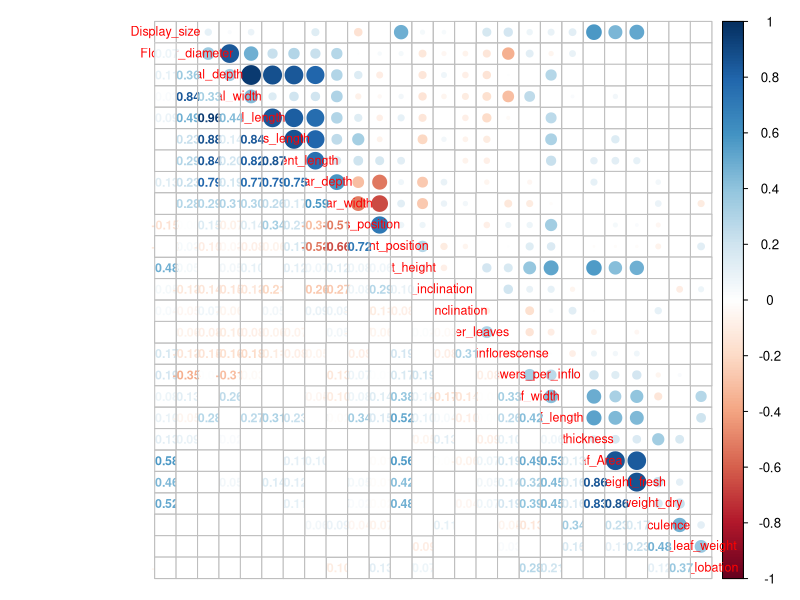

This figure's R source: (Note: this script raises an error after producing the figure.)
########################################################
############## Format data for Hypervolumes ############
########################################################

library(corrplot)
library(tidyverse)

# Load networklist if not loaded yet, names need to be reloded too
#network_list <- readRDS(file = "RDS/network_list.rds")
#nets <- readRDS(file ="RDS/ne+ts.rds")
#names(networklist) <- nets

####### Format Data ######
plant_traits <- read.table("Originals/Traits_Plants.txt", 
                       header = T)
str(plant_traits)
variable.names(plant_traits)

# Elevation as factor; drop Plot
plant_traits$Elevation <- as.factor(plant_traits$Elevation)
plant_traits <- plant_traits[,-2]

# Corrplot - Look at how traits correlate with altitude. It seems floral traits only 
# correlate weakly with altitude
vars <- c(variable.names(plant_traits[,3:28]))
mcor <- cor(plant_traits[,vars],
            use = "complete.obs")
resmcor <- cor.mtest(plant_traits[,vars],
                     use = "complete.obs")

pdf("Plots/Corrplot_Plant_Traits", 
    width = 15, 
    height = 15)

corrplot.mixed(mcor,
               number.cex = .75, 
               p.mat = resmcor$p,
               tl.cex = .75,
               insig = "blank")
dev.off()

# NOTE: Notice that there are some traits that are correlated with elevation 
resmcor$p[1,] <= 0.05 # check which traits are correlated with elevation, pooled

###################################################
######## Means from data set ######################
###################################################

#### Important Note ####
## Here, I noticed that while we have plant traits measured multiple times per 
## elevation. At several elevations, those measurements are missing for species
##  altogether. I made one major decision at this point. I averaged the 
##  measurement of every species, so as to only have one set of traits per 
##  species. And I did for each species using all the measurement available
##  throughout the entire data set. The other option was to average the traits 
##  per species at the elevation level, and for those elevation with missing 
##  species traits, use the average from the nearest elevation available. If 
##  this needs to be changed later, that will have to happen here.

# Create species list 
plant_species_list <- unique(plant_traits$Plant_species)

# Get row number based on unique combos of species and elevations
unique_combos <- unique(plant_traits[c('Plant_species', 
                                       'Elevation')])

# Create df for averaged traits
avg_plant_traits <- data.frame(matrix(nrow = nrow(unique_combos),
                                      ncol = ncol(plant_traits)))

# Get colnames and insert speces and elevation into 
colnames(avg_plant_traits) <- colnames(plant_traits)
avg_plant_traits[c('Plant_species', 'Elevation')] <- unique_combos

# Get average traits for each species from each elevation it is found on
for(i in 1:nrow(avg_plant_traits)){
  
  # subset data by species and elevation
  temp_df <- filter(plant_traits, 
                    Plant_species == unique_combos$Plant_species[i] &
                    Elevation == unique_combos$Elevation[i])
  
  # get means for each column
  avg_plant_traits[i, 3:28] <- temp_df %>% 
    summarise(across(where(is.numeric), mean))

}

# Sort by species an elevation 
avg_plant_traits <- arrange(avg_plant_traits, 
                            Plant_species, 
                            Elevation)
tail(avg_plant_traits)

# NOTE: Not all species had trait measured at every elevation at which they 
# were found. We have many NA's and need to replace them with the avg value 
# from the closest elevation

# Replace NA values, search every cell for NA values
for(i in 1:nrow(avg_plant_traits)){
  for(j in 1:ncol(avg_plant_traits)){
      
    # if missing find closest value
    if(is.na(avg_plant_traits[i,j])){
      
      # get elevation where value is missing and species
      missing_elevation <- as.numeric(paste(avg_plant_traits$Elevation[i]))
      missing_species <- avg_plant_traits$Plant_species[i]
      
      # get all elevations from missing species, where variable is not NA
      all_elevations <- as.numeric(paste(droplevels(
        avg_plant_traits$Elevation[avg_plant_traits$Plant_species == missing_species & 
                                     !is.na(avg_plant_traits[,j])]))) # need to check this works
      
      # find nearest elevation
      which_is_near <- which.min(abs(all_elevations - missing_elevation))
      nearest_elevation<- all_elevations[which_is_near]
      
      # if no other value available for replacement, break
      if(length(nearest_elevation) == 0){
        break
      }
      
      # insert value from closest elevation 
      avg_plant_traits[i,j] <- avg_plant_traits[avg_plant_traits$Elevation == nearest_elevation & 
                                                  avg_plant_traits$Plant_species == missing_species, j]
      
    }
  } 
}

# Create dataframe with only floral traits (cols: 1-)
avg_floral_traits <- subset(avg_plant_traits,
                            select = c(1:15, 18:19))


##### Subset by Elevation (Plants) ####
# for floral traits


floral_traits_elevation <- vector("list", 
                                  length = length(elevation_levels))
names(floral_traits_elevation) <- elevation_levels

for(i in 1:length(floral_traits_elevation)){
  
  floral_traits_elevation[[i]] <- subset(avg_floral_traits,
                 subset = avg_floral_traits$Elevation == elevation_levels[i])
  
}

# save 
saveRDS(floral_traits_elevation, 
        "RDS/floral_traits_elevation.rds")

#### Subset by Transet (Plants) #####

## list of plant species to 
floral_traits_transect <- vector("list", 
                                 length = length(network_list)) ### 1 df per network
names(floral_traits_transect) <- nets

### Extract floral traits ####
for(i in 1:length(floral_traits_transect)){
  
  # get list of plant species found in each transtect
  species_list <- rownames(network_list[[i]])
  
  # operation to locate floral_traits_elevation dataframe to extract traits from 
  locele <- ((i-1) %/% 3) + 1 
  
  # subset 
  floral_traits_transect[[i]] <- floral_traits_elevation[[locele]][floral_traits_elevation[[locele]]$Plant_species %in% 
                                                                species_list,]
  
  # drop elevation column
  floral_traits_transect[[i]] <- floral_traits_transect[[i]][,-2]
  }

# Test forloops
floral_traits_transect[3]
floral_traits_transect[["1181.1"]]

# Save
saveRDS(floral_traits_transect, 
        "RDS/floral_traits_transect.rds")

# Save environment
save.image("last_environment.RData")
